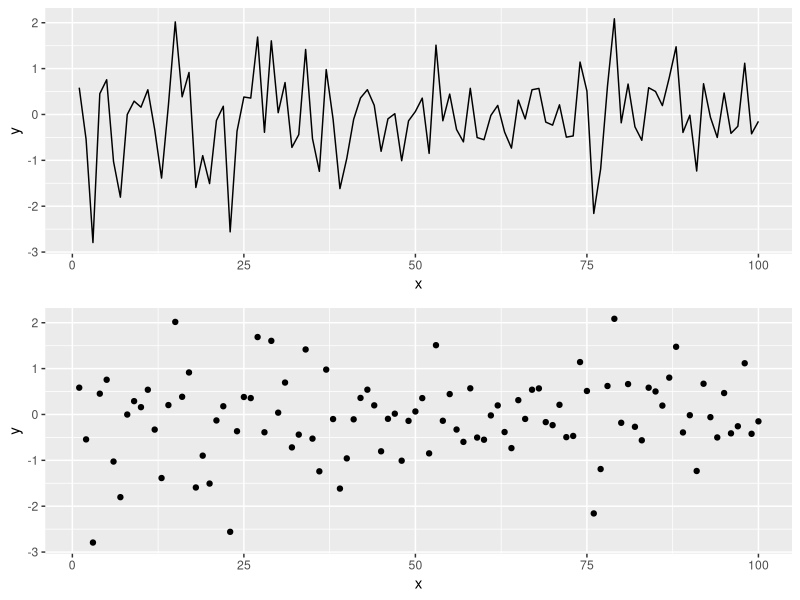
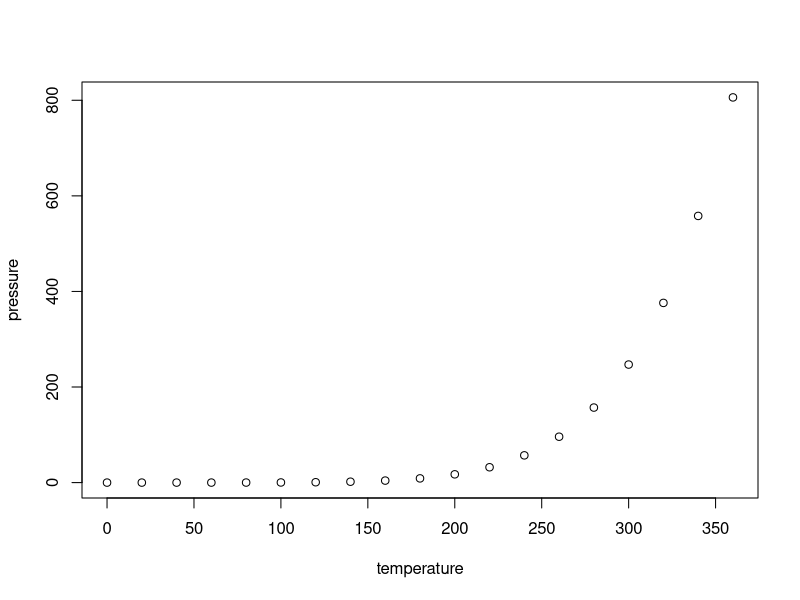

Here is the R script that generated these plots, in order:
## ---- chunk 1
knitr::opts_chunk$set(echo = TRUE,
                      fig.width = 8,
                      fig.height = 8,
                      fig.align = "centre")
## ---- chunk 2
library(tidyverse)
library(gridExtra)
library(ggplot2)

## ---- chunk 3
# Simulating data according to a normal distribution
x <- seq(1:100)
y <- rnorm(100) # Generating data form a normal distribution with mean 0 and variance 1
data <- data.frame(x = x, y = y )
p1 = ggplot(data, aes(x= x, y = y)) +
   geom_line()
p2 = ggplot(data, aes(x= x, y = y)) +
   geom_point()
grid.arrange(p1, p2)
## ---- chunk 4
plot(pressure)
